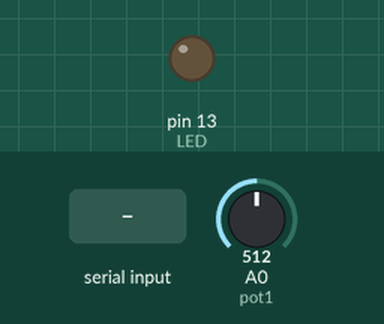
Bench run of a sketch on a simulated Arduino Uno, built with avr-gcc and run on an emulated ATmega328P. Shown: output pins drawn as LEDs (lit = HIGH). The test bench sets the inputs (shaded band); at power-on: A0 (pot1) = 512. What the sketch prints to the serial monitor is not drawn.

Above: at 1.2 s.
1.3 s: "l" received over Serial
At 1.7 s:
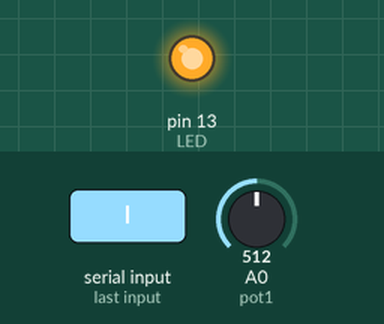
Timing chart, 0 to 4.3 s (numbered marks = the images above; inputs shaded):
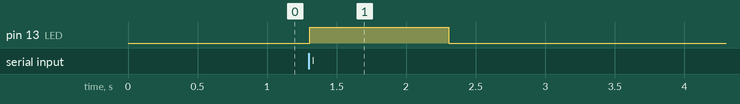

The sketch:

serial.ino
```cpp
//based on Serial Call and Response by Tom Igoe and Scott Fitzgerald

const int pot1 = A0;
const int LED = 13;

int inByte = 0;// incoming serial byte
int potVal1; //potentiameter 1

void setup() {

  Serial.begin(9600);

  //wait for serial port to connect before proceeding
  while (!Serial) {
    ; // wait for serial port to connect. Needed for native USB port only
  }
  pinMode(LED,OUTPUT);

}

void loop() {

potVal1 = analogRead(pot1);

Serial.println(potVal1);

  //check if there is an data available in the buffer
  if (Serial.available() > 0) {
    inByte = Serial.read();

    if(inByte == 'l'){
      digitalWrite(LED, HIGH);
      delay(1000);
      digitalWrite(LED,LOW);
    }
  }

delay(10);
}
```

Measured:
- after the input at 1.3 s, pin 13 (LED): LOW → HIGH at once, → LOW 1.0 s later
